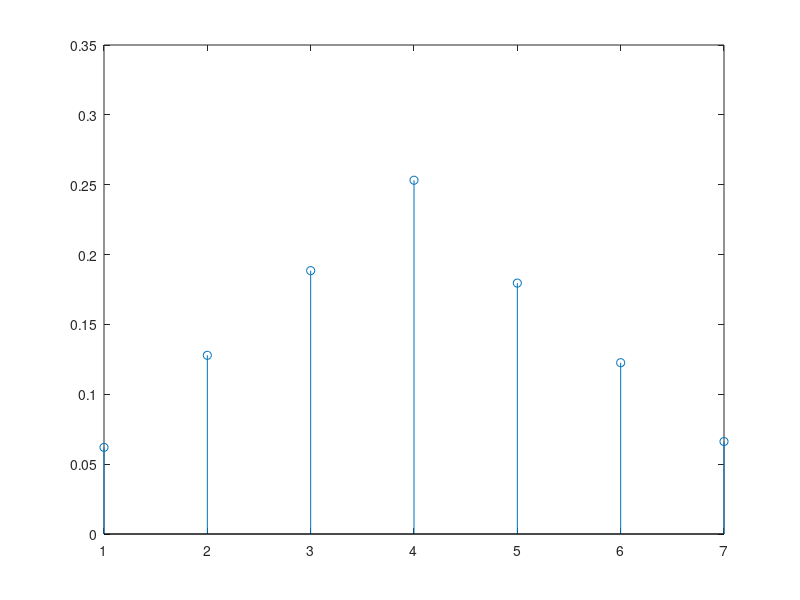

Reproduce this figure in MATLAB. (Note: this script raises an error after producing the figure.)
% CODE: 322

% NOME: 
% NO. MEC.: 

% EXERCÍCIO 1
% Considere um processo aleatório que gera dois números: o primeiro número
% de 1 a 4 (com todos os valores igualmente prováveis) e o segundo número
% de 5 a 8 (com todos os valores também igualmente prováveis).
% Seja X a variável aleatória que representa o segundo número menos o
% primeiro número.
% (a) (3.0 valores) Estime por simulação (usando 10000 simulações) a função
%     massa de probabilidade da variável aleatória X e apresente-a num
%     gráfico do tipo stem.

N = 10000;
X1 = randi(4, [1, N]);
X2 = randi(4, [1, N])+4;
X = X2-X1;

labels = 1:7;
massa_prob = zeros(1, length(labels));
for i=labels
    massa_prob(i) = sum(X == i)/N;
end

stem(labels, massa_prob)

% (b) (2.0 valores) Com base na função massa de probabilidade estimada,
%     estime o valor esperado, a variância e o desvio padrão da variável
%     aleatória X.

valor_esperado = sum(labels*massa_prob');
var = sum((labels.^2).*massa_prob) - valor_esperado^2;
despadr = sqrt(var);
fprintf("1. b) E[X] = %d; Var(X) = %d; desvio padrão = %d\n", valor_esperado, var, despadr)

% (c) (2.0 valores) Determine o valor teórico da probabilidade de X ser
%     menor que 2, sabendo que o segundo número é 5.

% P("X < 2" | "X2 == 5") = P("X == 1" | "X2 == 5")
% X = X2-X1 <=> 5-1 = X1 <=> X1 = 4 (apenas um caso em 4)
fprintf("1. c) 1/4\n")

% EXERCÍCIO 2
% Considere um sistema com 3 estados (1, 2 e 3) modelado por uma cadeia de
% Markov com a matriz de transição de estados T seguinte.

T= [0.2 0.4 0.1
    0.4 0   0.1
    0.4 0.6 0.8];

% (a) (3.0 valores) Qual a probabilidade de o sistema, começando no
%     estado 3, estar no estado 2 após 5 transições?
T5 = T^5;
fprintf("2 a) %d\n", T5(2,3))

% (b) (2.0 valores) Qual a probabilidade de o sistema, começando no
%     estado 1, manter-se no estado 1 nas 3 primeiras transições?
prob1 = 1;
Ttemp = T;
for i=1:3
    prob1 = prob1 * Ttemp(1, 1);
    Ttemp = Ttemp * T;
end
fprintf("2 b) %d\n", prob1)





% EXERCÍCIO 3
% Considere um conjunto de 5 páginas web (A, B, C, D e E) com os hyperlinks
% seguintes entre eles:
% A -> B , B -> C , B -> D , D -> E
%
% (3.0 valores) Determine o pagerank de cada página web ao fim de 10
% iterações assumindo beta = 0.8 e resolvendo primeiro problemas que
% possam existir de 'spider traps' e/ou 'dead-ends'.


H= [0   0   1/5 0   1/5
    1   0   1/5 0   1/5
    0   1/2 1/5 0   1/5
    0   1/2 1/5 0   1/5
    0   0   1/5 1   1/5];

b = .8;
N = length(H);
ranks = ones(N, 1)*1/N;

A = b*H + (1-b)*(1/N);

for i=1:10
    ranks = A*ranks;
end

% EXERCÍCIO 4
% Considere as 2 funções no fim deste script que implementam duas das
% funcionalidades necessárias à implementação de um filtro de Bloom.
% Considere também os dois conjuntos de chaves seguintes:

CH1= {'Aníbal','Carlota','Eduardo','Francisco','Luis','Mário','Vera'};
CH2= {'Bernardo','Daniel','Orlando','Paulo'};

% (a) (3.0 valores) Desenvolva a função que falta para, com as funções
%     fornecidas, ter todas as funcionalidades necessárias à implementação
%     de um filtro de Bloom.
% (b) (2.0 valores) Desenvolva um script que (i) crie um filtro de Bloom
%     de comprimento 50 baseado em 5 funções de dispersão com as
%     chaves de CH1, (ii) teste a pertença das chaves de CH1 no filtro de
%     Bloom criado e (iii) verifique se as chaves de CH2 pertencem ao
%     filtro de Bloom. 

k=5;
BF = Init(50);
for i=1:length(CH1)
    BF = AddElement(BF, CH1{i}, k);
    fprintf("%s adicionado\n", CH1{i})
end
for i=1:length(CH1)
    fprintf("%s pertence: %d\n", CH1{i},  VerifyElementBelongs(BF, CH1{i}, k))
end
for i=1:length(CH2)
    fprintf("%s pertence: %d\n", CH2{i},  VerifyElementBelongs(BF, CH2{i}, k))
end

function BF= Init(n)
    BF= zeros(1,n);
end

function BF= AddElement(BF,key,k)
    h= 127;
    chave= double(key);
    n= length(BF);
    for i= 1:length(chave)
        h= mod(31*h+chave(i),2^32-1);
    end
    for i= k:-1:1
        h= mod(31*h+i,2^32-1);
        BF(mod(h,n)+1)= 1;
    end
end

function belongs= VerifyElementBelongs(BF,key,k)
    h= 127;
    chave= double(key);
    n= length(BF);
    for i= 1:length(chave)
        h= mod(31*h+chave(i),2^32-1);
    end
    belongs = 1;
    for i=k:-1:1
        h= mod(31*h+i,2^32-1);
        
        if BF(mod(h,n)+1) ~= 1
            belongs = 0;
            break;
        end
    end
end
